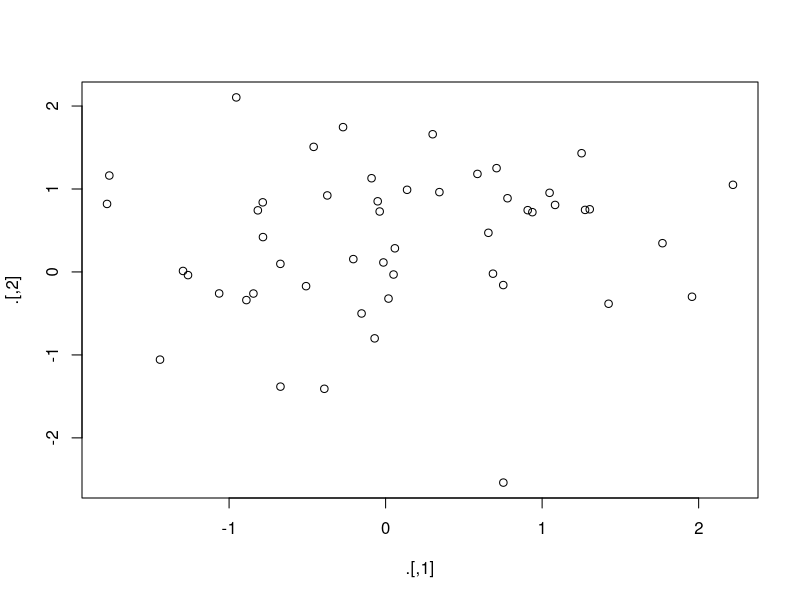
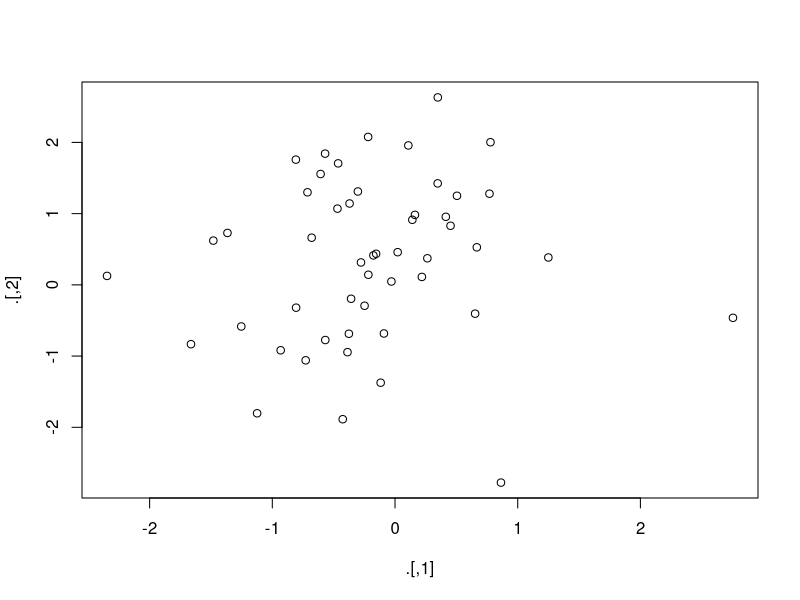

R code for these plots, in order:
## ---- chunk 1
library('magrittr')

rnorm(100) %>%
  matrix(ncol = 2) %>%
  plot() %>%
  str()
## ---- chunk 2
rnorm(100) %>%
  matrix(ncol = 2) %T>%
  plot() %>%
  str()
